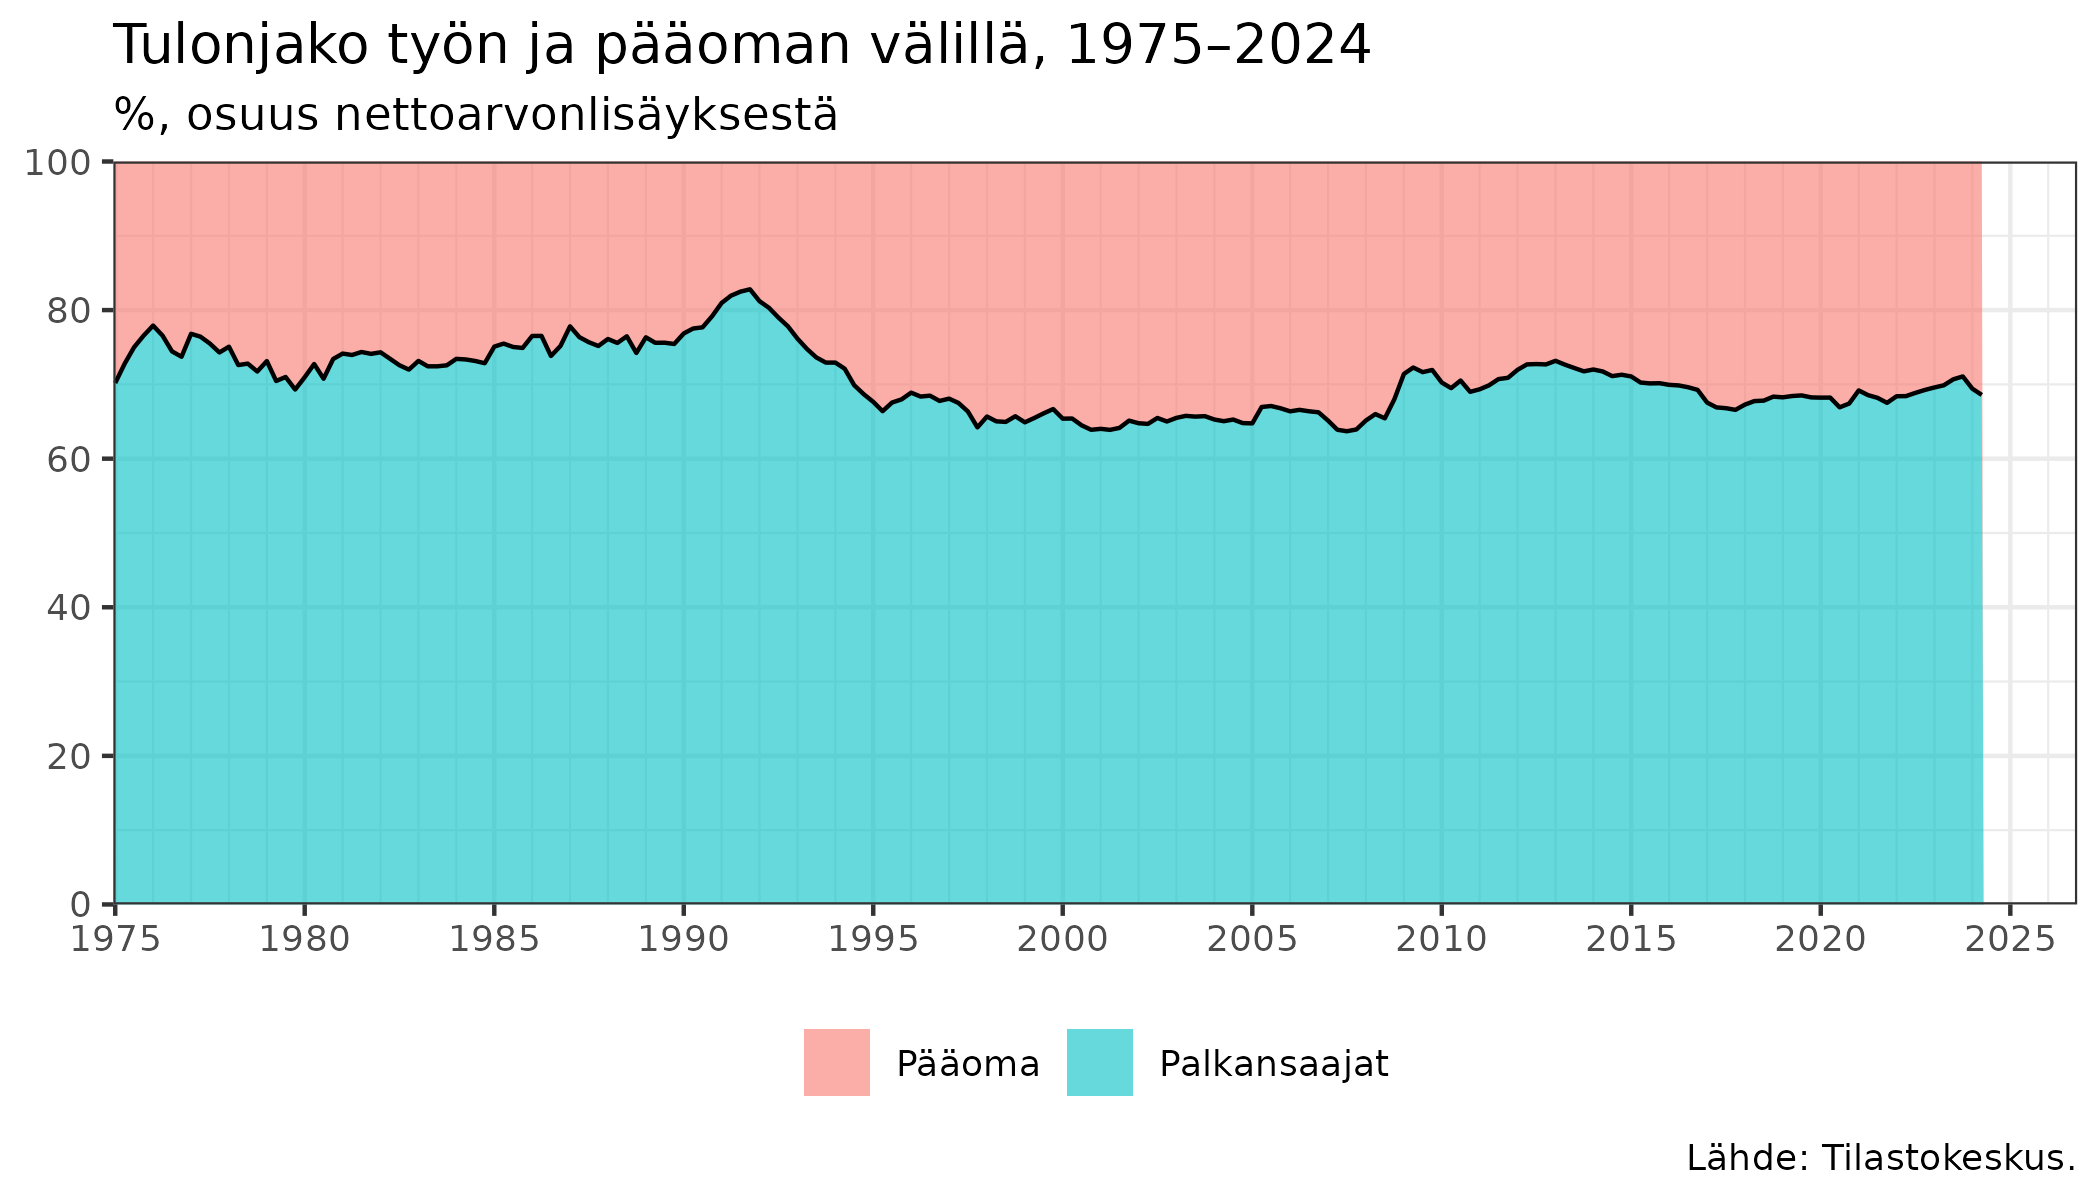

Source code (R):
library(tidyverse)
library(robonomistClient)

d <-
  data("StatFin/ntp/statfin_ntp_pxt_132g.px", tidy_time = TRUE) |>
  datalock(name = "riistoaste_ntp") |>
  filter(
    Taloustoimi %in% c(
      "B1GPH Bruttoarvonlisäys perushintaan",
      "P51CK Kiinteän pääoman kuluminen, menona",
      "D11K Palkat ja palkkiot, menona",
      "D12K Työnantajan sosiaaliturvamaksut, menona",
      "B13N Toimintaylijäämä / sekatulo, netto"
    ),
    Toimiala %in% c(
      "Yhteensä"
    ),
    Tiedot %in% c(
      "Kausitasoitettu ja työpäiväkorjattu sarja käypiin hintoihin, miljoonaa euroa"
    )
  ) |>
  select(Taloustoimi, time, value) |>
  pivot_wider(names_from = "Taloustoimi") |>
  mutate(
    nettoarvonlisäys = `B1GPH Bruttoarvonlisäys perushintaan` - `P51CK Kiinteän pääoman kuluminen, menona`,
    palkansaajakorvaukset = `D11K Palkat ja palkkiot, menona` + `D12K Työnantajan sosiaaliturvamaksut, menona`,
    nettotoimintaylijäämä = `B13N Toimintaylijäämä / sekatulo, netto`,
    palkansaajat = palkansaajakorvaukset / (palkansaajakorvaukset + nettotoimintaylijäämä),
    pääoma = nettotoimintaylijäämä / (palkansaajakorvaukset + nettotoimintaylijäämä)
  ) |>
  select(time, palkansaajat, pääoma) |>
  pivot_longer(c(palkansaajat, pääoma))

d |>
  ggplot(aes(time, 100 * value, fill = name)) +
  geom_area()

tail(d)

d_hist <-
  data("StatFin_Passiivi/ntp/statfinpas_ntp_pxt_906_199000.px") |>
  datalock(name = "riistoaste_ntp_hist") |>
  mutate(time = yq(paste(Vuosi, str_sub(Neljännes, 1, 1)))) |>
  filter(
    Hinta %in% c(
      "Käypiin hintoihin"
    ),
    Sarjatyyppi %in% c(
      "Kausitasoitettu ja työpäiväkorjattu"
    ),
    Taloustoimi %in% c(
      "B1GPH/A_P Arvonlisäys yhteensä",
      "K1K Kiinteän pääoman kuluminen",
      "D11 Palkat ja palkkiot",
      "D12 Työnantajan sosiaaliturvamaksut",
      "B13NT Toimintaylijäämä ja sekatulo, netto"
    )
  ) |>
  select(Taloustoimi, time, value) |>
  pivot_wider(names_from = "Taloustoimi") |>
  mutate(
    palkansaajakorvaukset = `D11 Palkat ja palkkiot` + `D12 Työnantajan sosiaaliturvamaksut`,
    nettotoimintaylijäämä = `B13NT Toimintaylijäämä ja sekatulo, netto`,
    Palkansaajat = palkansaajakorvaukset / (palkansaajakorvaukset + nettotoimintaylijäämä),
    Pääoma = nettotoimintaylijäämä / (palkansaajakorvaukset + nettotoimintaylijäämä)
  ) |>
  select(time, Palkansaajat, Pääoma) |>
  pivot_longer(c(Palkansaajat, Pääoma))

d_hist |>
  ggplot(aes(time, 100 * value, fill = name)) +
  geom_area()

full_join(d, d_hist, by = c("name", "time")) |>
  pivot_longer(c(value.x, value.y), names_to = "source") |>
  ggplot(aes(time, value, color = name, linetype = source)) +
  geom_line()


dg <-
  full_join(d, d_hist, by = c("name", "time")) |>
  mutate(
    value = 100 * coalesce(value.x, value.y),
    name = str_to_title(name) |> fct_rev()
  ) |>
  select(time, name, value) |>
  summarize(value = mean(value), .by = c("time", "name"))

dg |>
  ggplot(aes(time, value, fill = name)) +
  geom_area(alpha = 0.6) +
  scale_x_date(
    breaks = seq(as.Date("1970-01-01"), by = "5 years", length.out = 14),
    minor_breaks = "years",
    date_labels = "%Y",
    expand = expansion(c(0, 0.05))
  ) +
  geom_line(data = filter(dg, name == "Palkansaajat")) +
  scale_y_continuous(expand = expansion(), breaks = seq(0, 100, by = 20)) +
  labs(
    title = "Tulonjako työn ja pääoman välillä, 1975–2024",
    subtitle = "%, osuus nettoarvonlisäyksestä",
    caption = "Lähde: Tilastokeskus.",
    x = NULL, y = NULL, fill = NULL
  ) +
  theme_bw() +
  theme(legend.position = "bottom")

ggsave("riistoaste.png", width = 7, height = 4)

###

d_nettokansantulo_uusi <-
  data("StatFin/ntp/statfin_ntp_pxt_132h.px", tidy_time = TRUE) |>
  datalock(name = "kansantulo_ntp") |>
  filter(
    Taloustoimi == "B5N Nettokansantulo",
    Tiedot == "Trendisarja, viitevuosi 2015, miljoonaa euroa"
  ) |>
  select(time, value) |>
  left_join(
    data("StatFin/ntp/statfin_ntp_pxt_11tj.px§Keski§Yht§Alku", tidy_time = TRUE) |>
      select(time, value),
    by = "time"
  ) |>
  transmute(
    time,
    value = value.x / value.y
  )

d_nettokansantulo_hist <-
  data("StatFin_Passiivi/ntp/statfinpas_ntp_pxt_906_199000.px") |>
  datalock(name = "kansantulo_ntp_hist") |>
  mutate(time = yq(paste(Vuosi, str_sub(Neljännes, 1, 1)))) |>
  filter(
    Sarjatyyppi == "Kausitasoitettu ja työpäiväkorjattu",
    case_match(
      Taloustoimi,
      "B5NT Nettokansantulo" ~ Hinta == "Viitevuoden 2000 hintoihin",
      "EP Kokonaisväkiluku (100 henkeä)" ~ TRUE,
      .default = FALSE
    )
    ## Taloustoimi == c("EP Kokonaisväkiluku (100 henkeä)", "B5NT Nettokansantulo")
  ) |>
  drop_na() |>
  select(Taloustoimi, time, value) |>
  pivot_wider(names_from = "Taloustoimi") |>
  mutate(
    value = `B5NT Nettokansantulo` / `EP Kokonaisväkiluku (100 henkeä)`
  ) |>
  select(time, value)

d_nettokansantulo <-
  full_join(d_nettokansantulo_uusi, d_nettokansantulo_hist, by = "time") |>
  mutate(
    value.y = value.y / mean(value.y[year(time) == 1990]),
    value.x = value.x / mean(value.x[year(time) == 1990]),
    value = map2_dbl(value.x, value.y, ~ mean(c(.x, .y), na.rm = TRUE))
  ) |>
  select(time, value)


d_nettokansantulo |>
  mutate(value = 100 * value / mean(value[year(time) == 1975])) |>
  ggplot(aes(time, value)) +
  geom_line() +
  scale_x_date(
    breaks = seq(as.Date("1970-01-01"), by = "5 years", length.out = 14),
    minor_breaks = "years",
    date_labels = "%Y",
    expand = expansion(c(0, 0.05))
  ) +
  scale_y_continuous(expand = expansion()) +
  labs(
    title = "Nettokansantulo asukasta kohden, 1975–2024",
    subtitle = "Indeksi, 1975 = 100",
    caption = "Lähde: Tilastokeskus.",
    x = NULL, y = NULL, fill = NULL
  ) +
  theme_bw()

d_finale <-
  d_nettokansantulo |>
  mutate(value = 100 * value / mean(value[year(time) == 1975])) |>
  right_join(dg, by = "time") |>
  mutate(value = value.x * value.y / 100) |>
  arrange(time)

d_finale |>
  ggplot(aes(time, value)) +
  geom_area(aes(fill = name), alpha = 0.6) +
  geom_line(
    aes(color = name),
    data = summarise(d_finale, name = "Yhteensä", value = sum(value), .by = time)
  ) +
  scale_x_date(
    breaks = seq(as.Date("1970-01-01"), by = "5 years", length.out = 14),
    minor_breaks = "years",
    date_labels = "%Y",
    expand = expansion(c(0, 0.05))
  ) +
  scale_y_continuous(expand = expansion()) +
  scale_color_manual(values = c("black")) +
  labs(
    title = "Nettokansantulo asukasta kohden, 1975–2024",
    subtitle = "Indeksi, 1975 = 100",
    caption = "Lähde: Tilastokeskus.",
    x = NULL, y = NULL, fill = NULL, color = NULL
  ) +
  theme_bw() +
  theme(legend.position = "bottom")

ggsave("riistoaste2.png", width = 7, height = 4)
